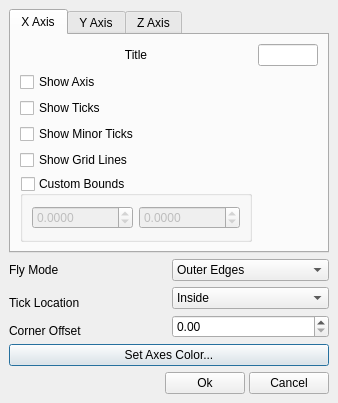
<?xml version="1.0" encoding="UTF-8"?>
<ui version="4.0">
 <class>CubeAxesEditorDialog</class>
 <widget class="QDialog" name="CubeAxesEditorDialog">
  <property name="geometry">
   <rect>
    <x>0</x>
    <y>0</y>
    <width>338</width>
    <height>383</height>
   </rect>
  </property>
  <property name="windowTitle">
   <string>Edit Cube Axes Properties</string>
  </property>
  <layout class="QGridLayout">
   <property name="margin">
    <number>9</number>
   </property>
   <property name="spacing">
    <number>6</number>
   </property>
   <item row="5" column="0" colspan="2">
    <widget class="pqStandardColorButton" name="Color">
     <property name="enabled">
      <bool>true</bool>
     </property>
     <property name="sizePolicy">
      <sizepolicy hsizetype="Minimum" vsizetype="Fixed">
       <horstretch>0</horstretch>
       <verstretch>0</verstretch>
      </sizepolicy>
     </property>
     <property name="toolTip">
      <string>&lt;html&gt;Set the color to use for axes.&lt;/html&gt;</string>
     </property>
     <property name="text">
      <string>Set Axes Color...</string>
     </property>
    </widget>
   </item>
   <item row="6" column="0" colspan="2">
    <spacer>
     <property name="orientation">
      <enum>Qt::Vertical</enum>
     </property>
     <property name="sizeHint" stdset="0">
      <size>
       <width>313</width>
       <height>16</height>
      </size>
     </property>
    </spacer>
   </item>
   <item row="2" column="1">
    <widget class="QComboBox" name="CubeAxesTickLocation">
     <item>
      <property name="text">
       <string>Inside</string>
      </property>
     </item>
     <item>
      <property name="text">
       <string>Outside</string>
      </property>
     </item>
     <item>
      <property name="text">
       <string>Both</string>
      </property>
     </item>
    </widget>
   </item>
   <item row="3" column="1" rowspan="2">
    <widget class="QDoubleSpinBox" name="CubeAxesCornerOffset">
     <property name="maximum">
      <double>1.000000000000000</double>
     </property>
     <property name="singleStep">
      <double>0.050000000000000</double>
     </property>
    </widget>
   </item>
   <item row="2" column="0" rowspan="2">
    <widget class="QLabel" name="label_3">
     <property name="text">
      <string>Tick Location</string>
     </property>
    </widget>
   </item>
   <item row="4" column="0">
    <widget class="QLabel" name="label_2">
     <property name="text">
      <string>Corner Offset</string>
     </property>
    </widget>
   </item>
   <item row="1" column="1">
    <widget class="QComboBox" name="CubeAxesFlyMode">
     <item>
      <property name="text">
       <string>Outer Edges</string>
      </property>
     </item>
     <item>
      <property name="text">
       <string>Closest Triad</string>
      </property>
     </item>
     <item>
      <property name="text">
       <string>Furthest Triad</string>
      </property>
     </item>
     <item>
      <property name="text">
       <string>Static Triad</string>
      </property>
     </item>
     <item>
      <property name="text">
       <string>Static Edges</string>
      </property>
     </item>
    </widget>
   </item>
   <item row="1" column="0">
    <widget class="QLabel" name="label">
     <property name="text">
      <string>Fly Mode</string>
     </property>
    </widget>
   </item>
   <item row="0" column="0" colspan="2">
    <widget class="QTabWidget" name="tabWidget">
     <property name="currentIndex">
      <number>0</number>
     </property>
     <widget class="QWidget" name="xtab">
      <attribute name="title">
       <string>X Axis</string>
      </attribute>
      <layout class="QGridLayout">
       <property name="margin">
        <number>9</number>
       </property>
       <property name="spacing">
        <number>6</number>
       </property>
       <item row="4" column="0" colspan="2">
        <widget class="QCheckBox" name="CubeAxesXGridLines">
         <property name="text">
          <string>Show Grid Lines</string>
         </property>
        </widget>
       </item>
       <item row="3" column="0" colspan="2">
        <widget class="QCheckBox" name="CubeAxesXAxisMinorTickVisibility">
         <property name="text">
          <string>Show Minor Ticks</string>
         </property>
        </widget>
       </item>
       <item row="2" column="0" colspan="2">
        <widget class="QCheckBox" name="CubeAxesXAxisTickVisibility">
         <property name="text">
          <string>Show Ticks</string>
         </property>
        </widget>
       </item>
       <item row="1" column="0" colspan="2">
        <widget class="QCheckBox" name="CubeAxesXAxisVisibility">
         <property name="text">
          <string>Show Axis</string>
         </property>
        </widget>
       </item>
       <item row="0" column="1">
        <widget class="QLineEdit" name="CubeAxesXTitle"/>
       </item>
       <item row="0" column="0">
        <widget class="QLabel" name="label_5">
         <property name="text">
          <string>Title</string>
         </property>
         <property name="alignment">
          <set>Qt::AlignCenter</set>
         </property>
        </widget>
       </item>
       <item row="5" column="0">
        <widget class="QGroupBox" name="CubeAxesXCustomBounds">
         <property name="title">
          <string>Custom Bounds</string>
         </property>
         <property name="checkable">
          <bool>true</bool>
         </property>
         <property name="checked">
          <bool>false</bool>
         </property>
         <layout class="QHBoxLayout" name="horizontalLayout">
          <item>
           <widget class="QDoubleSpinBox" name="CubeAxesXCustomBoundsMin">
            <property name="decimals">
             <number>4</number>
            </property>
            <property name="minimum">
             <double>-999999999.000000000000000</double>
            </property>
            <property name="maximum">
             <double>999999999.000000000000000</double>
            </property>
           </widget>
          </item>
          <item>
           <widget class="QDoubleSpinBox" name="CubeAxesXCustomBoundsMax">
            <property name="decimals">
             <number>4</number>
            </property>
            <property name="minimum">
             <double>-999999999.000000000000000</double>
            </property>
            <property name="maximum">
             <double>999999999.990000009536743</double>
            </property>
           </widget>
          </item>
         </layout>
        </widget>
       </item>
      </layout>
     </widget>
     <widget class="QWidget" name="ytab">
      <attribute name="title">
       <string>Y Axis</string>
      </attribute>
      <layout class="QGridLayout">
       <property name="margin">
        <number>9</number>
       </property>
       <property name="spacing">
        <number>6</number>
       </property>
       <item row="0" column="1">
        <widget class="QLineEdit" name="CubeAxesYTitle"/>
       </item>
       <item row="0" column="0">
        <widget class="QLabel" name="label_6">
         <property name="text">
          <string>Title</string>
         </property>
         <property name="alignment">
          <set>Qt::AlignCenter</set>
         </property>
        </widget>
       </item>
       <item row="4" column="0" colspan="2">
        <widget class="QCheckBox" name="CubeAxesYGridLines">
         <property name="text">
          <string>Show Grid Lines</string>
         </property>
        </widget>
       </item>
       <item row="3" column="0" colspan="2">
        <widget class="QCheckBox" name="CubeAxesYAxisMinorTickVisibility">
         <property name="text">
          <string>Show Minor Ticks</string>
         </property>
        </widget>
       </item>
       <item row="1" column="0" colspan="2">
        <widget class="QCheckBox" name="CubeAxesYAxisVisibility">
         <property name="text">
          <string>Show Axis</string>
         </property>
        </widget>
       </item>
       <item row="2" column="0" colspan="2">
        <widget class="QCheckBox" name="CubeAxesYAxisTickVisibility">
         <property name="text">
          <string>Show Ticks</string>
         </property>
        </widget>
       </item>
       <item row="5" column="0">
        <widget class="QGroupBox" name="CubeAxesYCustomBounds">
         <property name="title">
          <string>Custom Bounds</string>
         </property>
         <property name="checkable">
          <bool>true</bool>
         </property>
         <property name="checked">
          <bool>false</bool>
         </property>
         <layout class="QHBoxLayout" name="horizontalLayout_2">
          <item>
           <widget class="QDoubleSpinBox" name="CubeAxesYCustomBoundsMin">
            <property name="decimals">
             <number>4</number>
            </property>
            <property name="minimum">
             <double>-999999999.000000000000000</double>
            </property>
            <property name="maximum">
             <double>999999999.000000000000000</double>
            </property>
           </widget>
          </item>
          <item>
           <widget class="QDoubleSpinBox" name="CubeAxesYCustomBoundsMax">
            <property name="decimals">
             <number>4</number>
            </property>
            <property name="minimum">
             <double>-999999999.000000000000000</double>
            </property>
            <property name="maximum">
             <double>999999999.990000009536743</double>
            </property>
           </widget>
          </item>
         </layout>
        </widget>
       </item>
      </layout>
     </widget>
     <widget class="QWidget" name="ztab">
      <attribute name="title">
       <string>Z Axis</string>
      </attribute>
      <layout class="QGridLayout">
       <property name="margin">
        <number>9</number>
       </property>
       <property name="spacing">
        <number>6</number>
       </property>
       <item row="0" column="1">
        <widget class="QLineEdit" name="CubeAxesZTitle"/>
       </item>
       <item row="4" column="0" colspan="2">
        <widget class="QCheckBox" name="CubeAxesZGridLines">
         <property name="text">
          <string>Show Grid Lines</string>
         </property>
        </widget>
       </item>
       <item row="0" column="0">
        <widget class="QLabel" name="label_7">
         <property name="text">
          <string>Title</string>
         </property>
         <property name="alignment">
          <set>Qt::AlignCenter</set>
         </property>
        </widget>
       </item>
       <item row="1" column="0" colspan="2">
        <widget class="QCheckBox" name="CubeAxesZAxisVisibility">
         <property name="text">
          <string>Show Axis</string>
         </property>
        </widget>
       </item>
       <item row="3" column="0" colspan="2">
        <widget class="QCheckBox" name="CubeAxesZAxisMinorTickVisibility">
         <property name="text">
          <string>Show Minor Ticks</string>
         </property>
        </widget>
       </item>
       <item row="2" column="0" colspan="2">
        <widget class="QCheckBox" name="CubeAxesZAxisTickVisibility">
         <property name="text">
          <string>Show Ticks</string>
         </property>
        </widget>
       </item>
       <item row="5" column="0">
        <widget class="QGroupBox" name="CubeAxesZCustomBounds">
         <property name="title">
          <string>Custom Bounds</string>
         </property>
         <property name="checkable">
          <bool>true</bool>
         </property>
         <property name="checked">
          <bool>false</bool>
         </property>
         <layout class="QHBoxLayout" name="horizontalLayout_3">
          <item>
           <widget class="QDoubleSpinBox" name="CubeAxesZCustomBoundsMin">
            <property name="decimals">
             <number>4</number>
            </property>
            <property name="minimum">
             <double>-999999999.000000000000000</double>
            </property>
            <property name="maximum">
             <double>999999999.000000000000000</double>
            </property>
           </widget>
          </item>
          <item>
           <widget class="QDoubleSpinBox" name="CubeAxesZCustomBoundsMax">
            <property name="decimals">
             <number>4</number>
            </property>
            <property name="minimum">
             <double>-999999999.000000000000000</double>
            </property>
            <property name="maximum">
             <double>999999999.990000009536743</double>
            </property>
           </widget>
          </item>
         </layout>
        </widget>
       </item>
      </layout>
     </widget>
    </widget>
   </item>
   <item row="7" column="0" colspan="2">
    <layout class="QHBoxLayout">
     <property name="spacing">
      <number>4</number>
     </property>
     <property name="margin">
      <number>0</number>
     </property>
     <item>
      <spacer>
       <property name="orientation">
        <enum>Qt::Horizontal</enum>
       </property>
       <property name="sizeHint" stdset="0">
        <size>
         <width>40</width>
         <height>20</height>
        </size>
       </property>
      </spacer>
     </item>
     <item>
      <widget class="QPushButton" name="Ok">
       <property name="text">
        <string>Ok</string>
       </property>
      </widget>
     </item>
     <item>
      <widget class="QPushButton" name="Cancel">
       <property name="text">
        <string>Cancel</string>
       </property>
      </widget>
     </item>
    </layout>
   </item>
  </layout>
 </widget>
 <customwidgets>
  <customwidget>
   <class>pqStandardColorButton</class>
   <extends>QPushButton</extends>
   <header>pqStandardColorButton.h</header>
  </customwidget>
 </customwidgets>
 <tabstops>
  <tabstop>tabWidget</tabstop>
  <tabstop>CubeAxesXTitle</tabstop>
  <tabstop>CubeAxesXAxisVisibility</tabstop>
  <tabstop>CubeAxesXAxisTickVisibility</tabstop>
  <tabstop>CubeAxesXAxisMinorTickVisibility</tabstop>
  <tabstop>CubeAxesXGridLines</tabstop>
  <tabstop>CubeAxesYTitle</tabstop>
  <tabstop>CubeAxesYAxisVisibility</tabstop>
  <tabstop>CubeAxesYAxisTickVisibility</tabstop>
  <tabstop>CubeAxesYAxisMinorTickVisibility</tabstop>
  <tabstop>CubeAxesYGridLines</tabstop>
  <tabstop>CubeAxesZTitle</tabstop>
  <tabstop>CubeAxesZAxisVisibility</tabstop>
  <tabstop>CubeAxesZAxisTickVisibility</tabstop>
  <tabstop>CubeAxesZAxisMinorTickVisibility</tabstop>
  <tabstop>CubeAxesZGridLines</tabstop>
  <tabstop>CubeAxesFlyMode</tabstop>
  <tabstop>CubeAxesTickLocation</tabstop>
  <tabstop>CubeAxesCornerOffset</tabstop>
  <tabstop>Color</tabstop>
  <tabstop>Ok</tabstop>
  <tabstop>Cancel</tabstop>
 </tabstops>
 <resources/>
 <connections/>
</ui>
